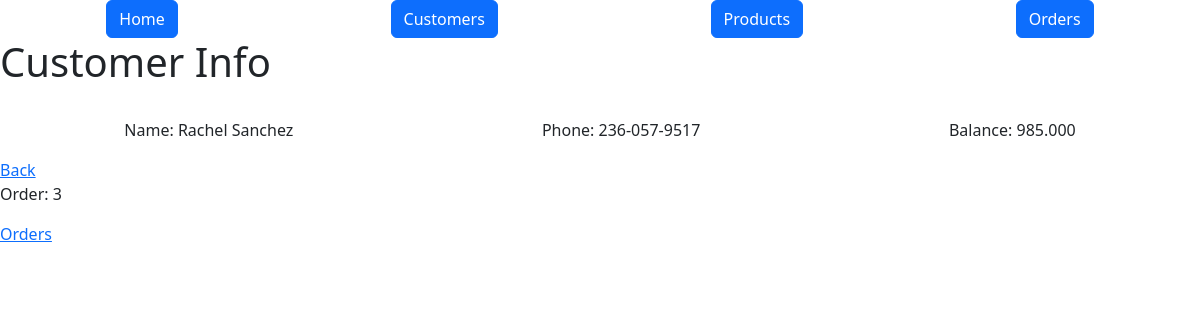
The app's page /customers/4, older data.
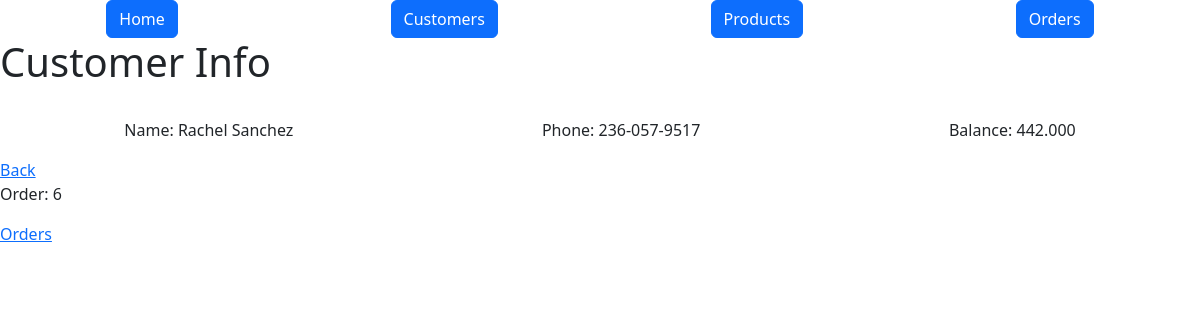
The same page, newer data.
### models.py (models this page shows, shortened)
class Customer(db.Model):
    id = mapped_column(Integer, primary_key=True)
    name = mapped_column(String(200), nullable=False, unique=True)
    phone = mapped_column(String(20), nullable=False)
    balance = mapped_column(DECIMAL(10, 3), nullable=False, default=0)
    orders = relationship("Order", cascade="all, delete-orphan")

class Order(db.Model):
    id = mapped_column(Integer, primary_key=True)
    customer_id = mapped_column(Integer, ForeignKey(Customer.id), nullable=False)
    total = mapped_column(DECIMAL(10, 3), default=0)
    customer = relationship("Customer", back_populates="orders")
    items = relationship("ProductOrder", cascade="all, delete-orphan")
    created_at = mapped_column(DateTime, default=func.now())
    processed = mapped_column(DateTime, default=None, nullable=True)
    def total(self):
        total = 0
        for item in self.items:
            total += item.product.price * item.quantity
        math.floor(total)
        return total

### routes/html_bp.py (the view)
@htmls_bp.route("/customers/<int:id>", methods=["GET"])
def customer_info(id):
    customer = db.get_or_404(Customer, id)
    return render_template("customer.html", customer=customer)

### templates/customer.html
{% extends "base.html" %} {% block content %}
<h1>Customer Info</h1>
<br />
<div class="d-flex justify-content-around">
  <p>Name: {{customer.name}}</p>
  <p>Phone: {{customer.phone}}</p>
  <p>Balance: {{customer.balance}}</p>
</div>
<a href="{{url_for('html.customers_info')}}">Back</a>
{% for order in customer.orders %}
<p>Order: {{order.id}}</p>
<a href="{{url_for('html.orders_info', id=order.id)}}">Orders</a>
{%endfor%} {% endblock %}

Row changes from the older to the newer data that the page shows:
no longer on this page (row edited): Order: id "3"
changed Customer "Rachel Sanchez": balance "985.000" → "442.000"
now on this page (row edited): Order: id "6"
